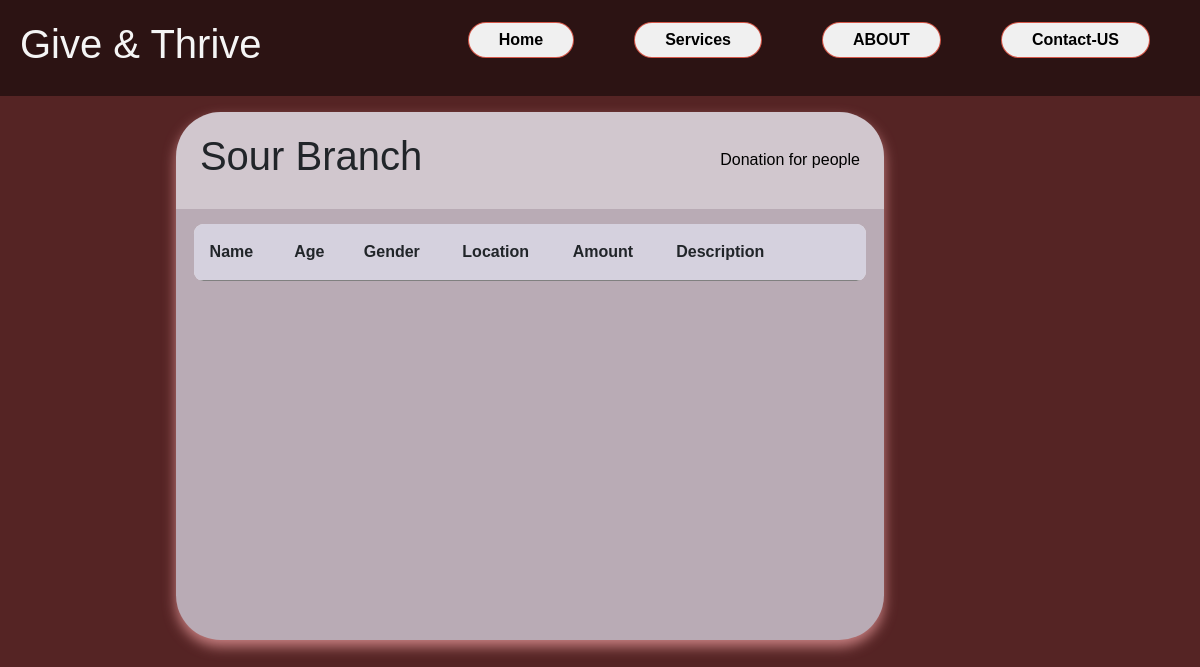
The page /phpcomponents/sour/sour.php on the database as committed earlier.
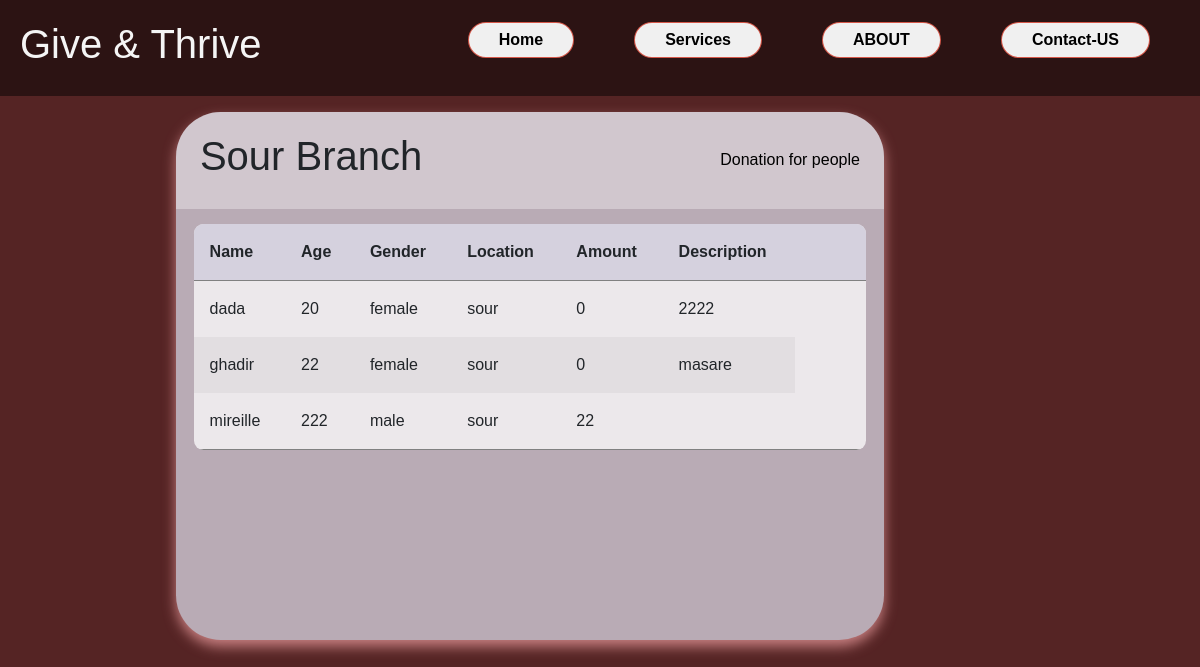
The same page on the database as committed later.
### tables this page shows
CREATE TABLE `addorphan` (
  `idorphan` int(50) NOT NULL,
  `nameorphan` varchar(50) NOT NULL,
  `age` int(50) NOT NULL,
  `gender` varchar(50) NOT NULL,
  `amount` int(255) NOT NULL,
  `description` text NOT NULL,
  `locationID` int(11) NOT NULL
);

CREATE TABLE `location` (
  `locationid` int(11) NOT NULL,
  `locationname` varchar(30) NOT NULL
);

### phpcomponents/sour/sour.php (the view, shortened to what this page needs)
<?php
$servername = "localhost";
$username = "root";
$password = "";
$databasename = "orphan";
$conn = mysqli_connect($servername, $username, $password, $databasename);
?>
<!DOCTYPE html>
<html lang="en">
<head>
    <link href="https://cdn.jsdelivr.net/npm/bootstrap@5.2.3/dist/css/bootstrap.min.css" rel="stylesheet">
    <link rel="stylesheet" href="./sourR.css">
    <link rel="stylesheet" href="https://cdnjs.cloudflare.com/ajax/libs/font-awesome/6.4.0/css/all.min.css" />
</head>
<body>
        <div class="page">
        <nav class="navbar">
            <h1 class="logo"> Give & Thrive</h1>
            <ul class="nav-links">
                <li class="active"></i><a href="#"></a></i>Home</li>
                <li class="active"></i><a href="#"></a>Services</li>
                <li class="active"></i><a href="#"></a></i>ABOUT</li>
                <li class="active"><a href="../contactform/contact.php">Contact-US</a></li>
            </ul>
        </nav>
        <div class="container">
            <div class="table">
    <main class="table">
        <section class="table__header">
            <h1>Sour Branch </h1>
            <a href="../donation.php">Donation for people </a>
        </section>
        <section class="table__body">
            <table>
                <thead>
                    <tr>
                        <th> Name </th>
                        <th> age </th>
                        <th> gender </th>
                        <th> Location</a></th>
                        <th> amount</th>
                        <th> description</th>
                        <th></th>
                        <th></th>
                    </tr>
                </thead>
                <tbody>
                <?php
                    $sql = "SELECT addorphan.*, location.locationname
                    FROM addorphan
                    JOIN location ON addorphan.locationID = location.locationid
                    WHERE addorphan.locationID = 5";
                     $res = mysqli_query($conn ,$sql);
                    while($row = mysqli_fetch_array($res)){
                        echo "<tr>";
                        echo "<td>".$row['nameorphan']."</td>";
                        echo "<td>".$row['age']."</td>";
                        echo "<td>".$row['gender']."</td>";
                        echo "<td>".$row['locationname']."</td>";
                        echo "<td>".$row['amount']."</td>";
                        echo "<td>".$row['description']."</td>";
                    }
                    ?>
</tbody>
            </table>
        </section>
</main>
</div>
</body>
</html>

Rows that differ between the two databases and show on the page:
added addorphan: nameorphan "dada", age "20", gender "female", locationID.locationname "sour", amount "0", description "2222"
added addorphan: nameorphan "ghadir", age "22", gender "female", locationID.locationname "sour", amount "0", description "masare"
added addorphan: nameorphan "mireille", age "222", gender "male", locationID.locationname "sour", amount "22"
